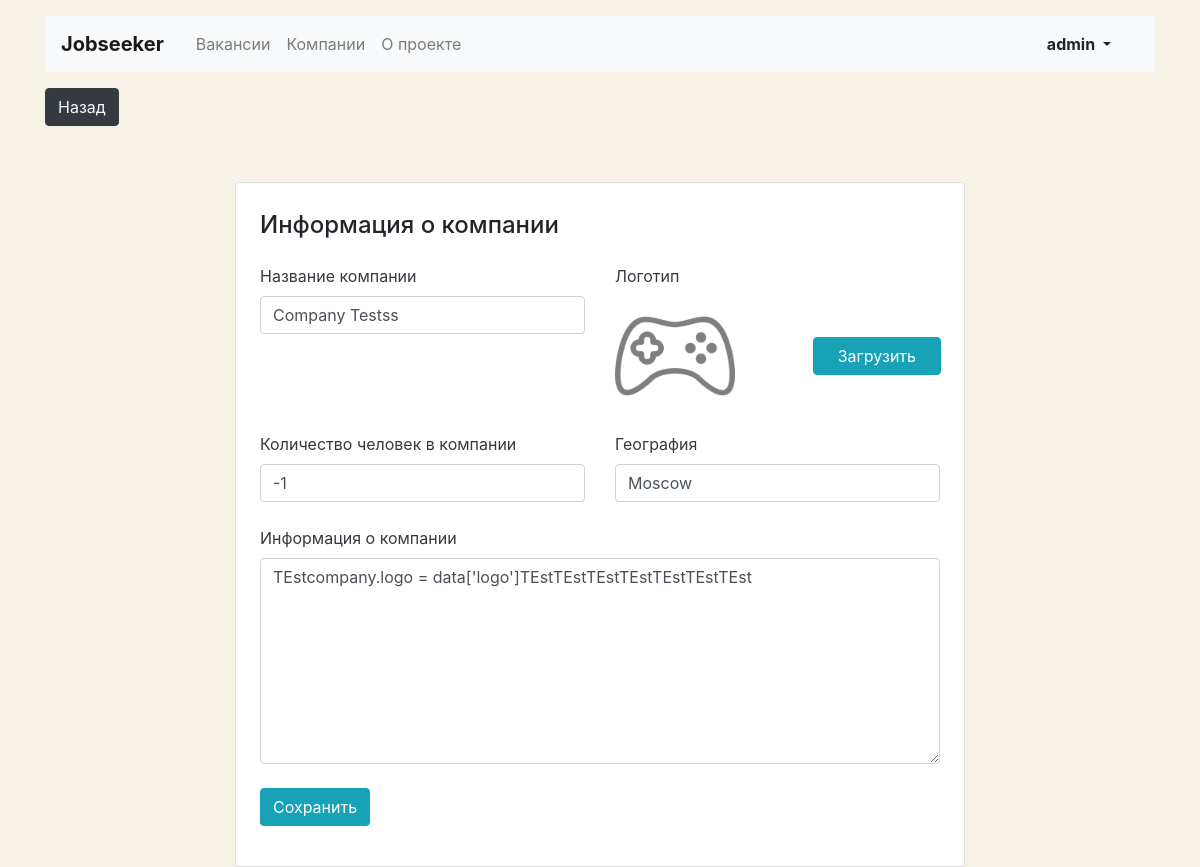
/mycompany/edit (signed in), run on the app's committed database.
### jobs/models.py (models this page shows, shortened)
class Company(models.Model):
    id = models.IntegerField(primary_key=True)
    name = models.CharField(max_length=50)
    location = models.CharField(max_length=50)
    logo = models.ImageField(upload_to='MEDIA_COMPANY_IMAGE_DIR', default='static/jobs/placeholder.png')
    description = models.TextField()
    employee_count = models.IntegerField()
    user = models.OneToOneField(User, on_delete=models.CASCADE, related_name='company')

### jobs/views.py (the view, shortened to what this page needs)
# urls.py: path('mycompany/edit', MyCompanyEditView.as_view(), name="mycompany/edit"),
class MyCompanyEditView(View):
    def get(self, request):
        try:
            company = request.user.company
        except:
            company = None
        if request.user.is_authenticated:
            if company == None:
                form = CompanyForm(request.POST or None)
                return render(request, "jobs/company-edit.html", context={"form":form})
            else:
                initial_data = {"name":company.name, "location":company.location, "description": company.description,
                                "employee_count": company.employee_count, 'logo': company.logo}
                form = CompanyForm(request.POST or None, initial=initial_data)
                return render(request, "jobs/company-edit.html", context={"form": form})
        else:
            return redirect('/')

### jobs/templates/jobs/company-edit.html (shortened to what this page needs)
{% extends "base.html" %}
{% load static %}
{% block container %}
    <div class="row mt-5">
      <div class="col-12 col-lg-8 offset-lg-2">
        <div class="card">
          <div class="card-body px-4 pb-4">
            <section class="tab-pane fade show active">
              <h2 class="h4 pt-2 pb-3">Информация о&nbsp;компании</h2>
              <form action="" method="post" enctype="multipart/form-data">{% csrf_token %}
                <div class="row">
                  <div class="col-12 col-md-6">
                    <div class="form-group pb-2">
                      <label class="mb-2 text-dark" for="companyName">Название компании</label>
                        {{form.name}}
                    </div>
                  </div>
                  <div class="col-12 col-md-6">
                    <div class="form-group">
                      <label class="mb-2 text-dark" for="companyLogo">Логотип</label>
                      <div class="row align-items-center">
                        <div class="col-6">
                          {% if user.company %}
                          <img src="{{user.company.logo.url}}" alt="" style="max-width: 120px;height: auto;">
                          {% else %}
                          <img src="https://place-hold.it/120x40" alt="" style="max-width: 120px;height: auto;">
                          {% endif%}
                        </div>
                        <div class="col-6" style="position: relative;">
                          <div class="input-group-prepend" style="position: absolute; top: 0;right: 15px;">
                            <span class="btn btn-info px-4">Загрузить</span>
                          </div>
                          <div class="custom-file" style="">
                          </div>
                        </div>
                      </div>
                    </div>
                  </div>
                </div>
                <div class="row">
                  <div class="col-12 col-md-6">
                    <div class="form-group pb-2">
                      <label class="mb-2 text-dark" for="companyTeam">Количество человек в компании</label>
                      {{form.employee_count}}
                    </div>
                  </div>
                  <div class="col-12 col-md-6">
                    <div class="form-group pb-2">
                      <label class="mb-2 text-dark" for="companyLocation">География</label>
                      {{form.location}}
                    </div>
                  </div>
                </div>
                <div class="form-group pb-2">
                  <label class="mb-2 text-dark" for="companyInfo">Информация о&nbsp;компании</label>
                 {{form.description}}
                </div>
                <div class="form-group">
                  <input type="submit" class="btn btn-info" value="Сохранить">
                </div>
              </form>
            </section>
          </div>
        </div>
      </div>
    </div>
  </main>
{% endblock %}

### jobs/templates/base.html (shortened to what this page needs)
{% load static %}
<!DOCTYPE html>
<html lang="ru">
<head>
  <link rel="stylesheet" href="https://stackpath.bootstrapcdn.com/bootstrap/4.3.1/css/bootstrap.min.css">
</head>
<body>
  <header class="container mt-3">
    <nav class="navbar navbar-expand-lg navbar-light bg-light">
      <a class="navbar-brand mr-4 font-weight-bold" href="{% url 'main' %}">Jobseeker</a>
      <div class="collapse navbar-collapse justify-content-between" id="navbarNav">
        <ul class="navbar-nav col-10">
          <li class="nav-item">
            <a class="nav-link" href="{% url 'vacancies' %}">Вакансии</a>
          </li>
          <li class="nav-item">
            <a class="nav-link" href="/companies">Компании</a>
          </li>
          <li class="nav-item">
            <a class="nav-link" href="#">О проекте</a>
          </li>
        </ul>
        <ul class="navbar-nav col-2 justify-content-end">
          <li class="nav-item active">
             <div class="btn-group">
                {% if user.is_authenticated %}
                 <button type="button" class="btn dropdown-toggle font-weight-bold" data-toggle="dropdown" aria-haspopup="true" aria-expanded="false">
                    {{user.username}}
                 </button>
               {% else %}
              <a class="text-body mt-2" href="{% url 'login' %}" ><strong>Вход</strong></a>
               {% endif %}
          </li>
        </ul>
      </div>
    </nav>
  </header>
    <main class="container mt-3">
        {% if main %}
        {% else %}
     <a href="{{ request.META.HTTP_REFERER }}"><button class="mb-2 btn btn-dark text-light">Назад</button></a>
        {% endif %}
{% block container %} {% endblock %}
</body>
</html>

### jobs/templates/base.html (style rules this page uses)
body { background-color: #F6F2E6; }
a { color: white; }

### data on the page
Company: name "Company Testss", employee_count "-1", location "Moscow", description "TEstcompany.logo = data['logo']TEstTEstTEstTEstTEstTEstTEst"

### other printed values
{{ user.username }} "admin"
